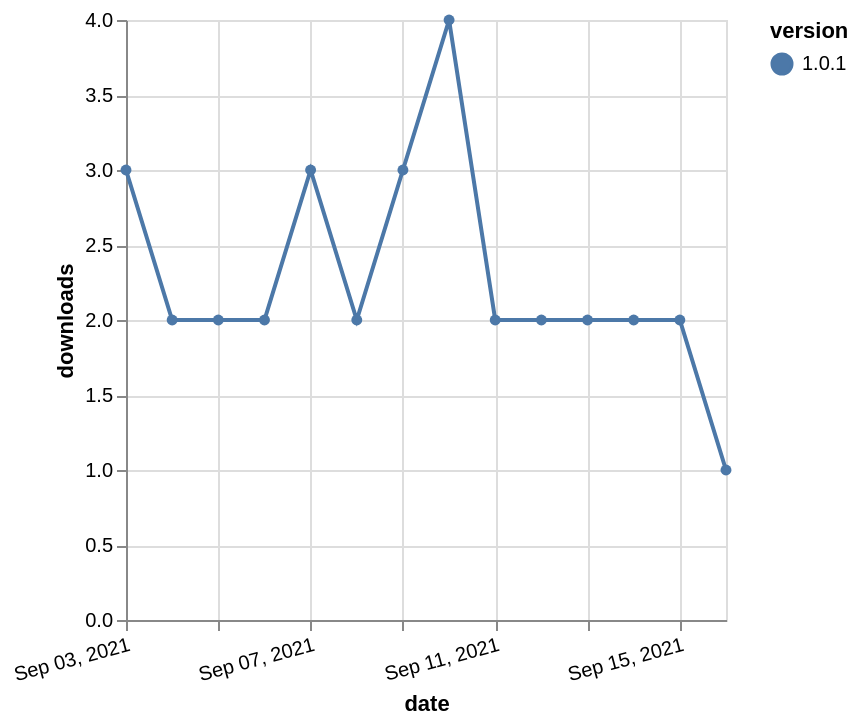

Specify this chart in Vega-Lite:
### Vega-Lite specification from a JSON file in a GitHub repository (floating-point values rounded to 4 significant figures)
{"$schema": "https://vega.github.io/schema/vega-lite/v5.json", "description": "A simple bar chart with embedded data.", "data": {"values": [{"date": "2021-09-03", "total": 229, "delta": 3, "version": "1.0.1"}, {"date": "2021-09-04", "total": 231, "delta": 2, "version": "1.0.1"}, {"date": "2021-09-05", "total": 233, "delta": 2, "version": "1.0.1"}, {"date": "2021-09-06", "total": 235, "delta": 2, "version": "1.0.1"}, {"date": "2021-09-07", "total": 238, "delta": 3, "version": "1.0.1"}, {"date": "2021-09-08", "total": 240, "delta": 2, "version": "1.0.1"}, {"date": "2021-09-09", "total": 243, "delta": 3, "version": "1.0.1"}, {"date": "2021-09-10", "total": 247, "delta": 4, "version": "1.0.1"}, {"date": "2021-09-11", "total": 249, "delta": 2, "version": "1.0.1"}, {"date": "2021-09-12", "total": 251, "delta": 2, "version": "1.0.1"}, {"date": "2021-09-13", "total": 253, "delta": 2, "version": "1.0.1"}, {"date": "2021-09-14", "total": 255, "delta": 2, "version": "1.0.1"}, {"date": "2021-09-15", "total": 257, "delta": 2, "version": "1.0.1"}, {"date": "2021-09-16", "total": 258, "delta": 1, "version": "1.0.1"}]}, "width": "container", "mark": {"type": "line", "point": {"filled": true}}, "encoding": {"x": {"field": "date", "type": "temporal", "timeUnit": "yearmonthdate", "title": "date", "axis": {"labelAngle": -15}}, "y": {"field": "delta", "type": "quantitative", "title": "downloads"}, "color": {"field": "version", "type": "nominal"}, "tooltip": {"field": "delta"}}}
